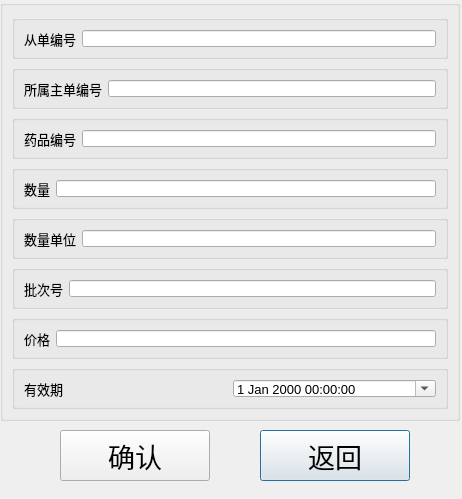
<?xml version="1.0" encoding="UTF-8"?>
<ui version="4.0">
 <class>Dialog</class>
 <widget class="QDialog" name="Dialog">
  <property name="geometry">
   <rect>
    <x>0</x>
    <y>0</y>
    <width>462</width>
    <height>499</height>
   </rect>
  </property>
  <property name="windowTitle">
   <string>Dialog</string>
  </property>
  <widget class="QGroupBox" name="groupBox_total">
   <property name="geometry">
    <rect>
     <x>0</x>
     <y>0</y>
     <width>460</width>
     <height>421</height>
    </rect>
   </property>
   <property name="font">
    <font>
     <pointsize>10</pointsize>
    </font>
   </property>
   <property name="title">
    <string/>
   </property>
   <layout class="QVBoxLayout" name="verticalLayout_2">
    <item>
     <widget class="QGroupBox" name="groupBox_gsno">
      <property name="font">
       <font>
        <pointsize>10</pointsize>
       </font>
      </property>
      <property name="title">
       <string/>
      </property>
      <layout class="QHBoxLayout" name="horizontalLayout_22">
       <item>
        <widget class="QLabel" name="label_gsno">
         <property name="font">
          <font>
           <pointsize>10</pointsize>
          </font>
         </property>
         <property name="text">
          <string>从单编号</string>
         </property>
        </widget>
       </item>
       <item>
        <widget class="QLineEdit" name="lineEdit_gsno">
         <property name="font">
          <font>
           <pointsize>10</pointsize>
          </font>
         </property>
        </widget>
       </item>
      </layout>
     </widget>
    </item>
    <item>
     <widget class="QGroupBox" name="groupBox_gmno">
      <property name="font">
       <font>
        <pointsize>10</pointsize>
       </font>
      </property>
      <property name="title">
       <string/>
      </property>
      <layout class="QHBoxLayout" name="horizontalLayout_25">
       <item>
        <widget class="QLabel" name="label_gmno">
         <property name="font">
          <font>
           <pointsize>10</pointsize>
          </font>
         </property>
         <property name="text">
          <string>所属主单编号</string>
         </property>
        </widget>
       </item>
       <item>
        <widget class="QLineEdit" name="lineEdit_gmno">
         <property name="font">
          <font>
           <pointsize>10</pointsize>
          </font>
         </property>
        </widget>
       </item>
      </layout>
     </widget>
    </item>
    <item>
     <widget class="QGroupBox" name="groupBox_mno">
      <property name="font">
       <font>
        <pointsize>10</pointsize>
       </font>
      </property>
      <property name="title">
       <string/>
      </property>
      <layout class="QHBoxLayout" name="horizontalLayout_19">
       <item>
        <widget class="QLabel" name="label_mno">
         <property name="font">
          <font>
           <pointsize>10</pointsize>
          </font>
         </property>
         <property name="text">
          <string>药品编号</string>
         </property>
        </widget>
       </item>
       <item>
        <widget class="QLineEdit" name="lineEdit_mno">
         <property name="font">
          <font>
           <pointsize>10</pointsize>
          </font>
         </property>
        </widget>
       </item>
      </layout>
     </widget>
    </item>
    <item>
     <widget class="QGroupBox" name="groupBox_gsnumber">
      <property name="font">
       <font>
        <pointsize>10</pointsize>
       </font>
      </property>
      <property name="title">
       <string/>
      </property>
      <layout class="QHBoxLayout" name="horizontalLayout_20">
       <item>
        <widget class="QLabel" name="label_gsnumber">
         <property name="font">
          <font>
           <pointsize>10</pointsize>
          </font>
         </property>
         <property name="text">
          <string>数量</string>
         </property>
        </widget>
       </item>
       <item>
        <widget class="QLineEdit" name="lineEdit_gsnumber">
         <property name="font">
          <font>
           <pointsize>10</pointsize>
          </font>
         </property>
        </widget>
       </item>
      </layout>
     </widget>
    </item>
    <item>
     <widget class="QGroupBox" name="groupBox_gsunit">
      <property name="font">
       <font>
        <pointsize>10</pointsize>
       </font>
      </property>
      <property name="title">
       <string/>
      </property>
      <layout class="QHBoxLayout" name="horizontalLayout_21">
       <item>
        <widget class="QLabel" name="label_gsunit">
         <property name="font">
          <font>
           <pointsize>10</pointsize>
          </font>
         </property>
         <property name="text">
          <string>数量单位</string>
         </property>
        </widget>
       </item>
       <item>
        <widget class="QLineEdit" name="lineEdit_gsunit">
         <property name="font">
          <font>
           <pointsize>10</pointsize>
          </font>
         </property>
        </widget>
       </item>
      </layout>
     </widget>
    </item>
    <item>
     <widget class="QGroupBox" name="groupBox_gsbatch">
      <property name="font">
       <font>
        <pointsize>10</pointsize>
       </font>
      </property>
      <property name="title">
       <string/>
      </property>
      <layout class="QHBoxLayout" name="horizontalLayout_26">
       <item>
        <widget class="QLabel" name="label_gsbatch">
         <property name="font">
          <font>
           <pointsize>10</pointsize>
          </font>
         </property>
         <property name="text">
          <string>批次号</string>
         </property>
        </widget>
       </item>
       <item>
        <widget class="QLineEdit" name="lineEdit_gsbatch">
         <property name="font">
          <font>
           <pointsize>10</pointsize>
          </font>
         </property>
        </widget>
       </item>
      </layout>
     </widget>
    </item>
    <item>
     <widget class="QGroupBox" name="groupBox_gsprice">
      <property name="font">
       <font>
        <pointsize>10</pointsize>
       </font>
      </property>
      <property name="title">
       <string/>
      </property>
      <layout class="QHBoxLayout" name="horizontalLayout_24">
       <item>
        <widget class="QLabel" name="label_gsprice">
         <property name="font">
          <font>
           <pointsize>10</pointsize>
          </font>
         </property>
         <property name="text">
          <string>价格</string>
         </property>
        </widget>
       </item>
       <item>
        <widget class="QLineEdit" name="lineEdit_gsprice">
         <property name="font">
          <font>
           <pointsize>10</pointsize>
          </font>
         </property>
        </widget>
       </item>
      </layout>
     </widget>
    </item>
    <item>
     <widget class="QGroupBox" name="groupBox_gsexpdate">
      <property name="font">
       <font>
        <pointsize>10</pointsize>
       </font>
      </property>
      <property name="title">
       <string/>
      </property>
      <layout class="QHBoxLayout" name="horizontalLayout_23">
       <item>
        <widget class="QLabel" name="label_gsexpdate">
         <property name="font">
          <font>
           <pointsize>10</pointsize>
          </font>
         </property>
         <property name="text">
          <string>有效期</string>
         </property>
        </widget>
       </item>
       <item>
        <widget class="QDateTimeEdit" name="dateTimeEdit_gsexpdate">
         <property name="font">
          <font>
           <pointsize>10</pointsize>
          </font>
         </property>
         <property name="calendarPopup">
          <bool>true</bool>
         </property>
        </widget>
       </item>
      </layout>
     </widget>
    </item>
   </layout>
  </widget>
  <widget class="QPushButton" name="pushButton_exit">
   <property name="geometry">
    <rect>
     <x>260</x>
     <y>430</y>
     <width>150</width>
     <height>51</height>
    </rect>
   </property>
   <property name="font">
    <font>
     <pointsize>20</pointsize>
    </font>
   </property>
   <property name="text">
    <string>返回</string>
   </property>
  </widget>
  <widget class="QPushButton" name="pushButton_submit">
   <property name="geometry">
    <rect>
     <x>60</x>
     <y>430</y>
     <width>150</width>
     <height>51</height>
    </rect>
   </property>
   <property name="font">
    <font>
     <pointsize>20</pointsize>
    </font>
   </property>
   <property name="text">
    <string>确认</string>
   </property>
  </widget>
 </widget>
 <resources/>
 <connections/>
</ui>
